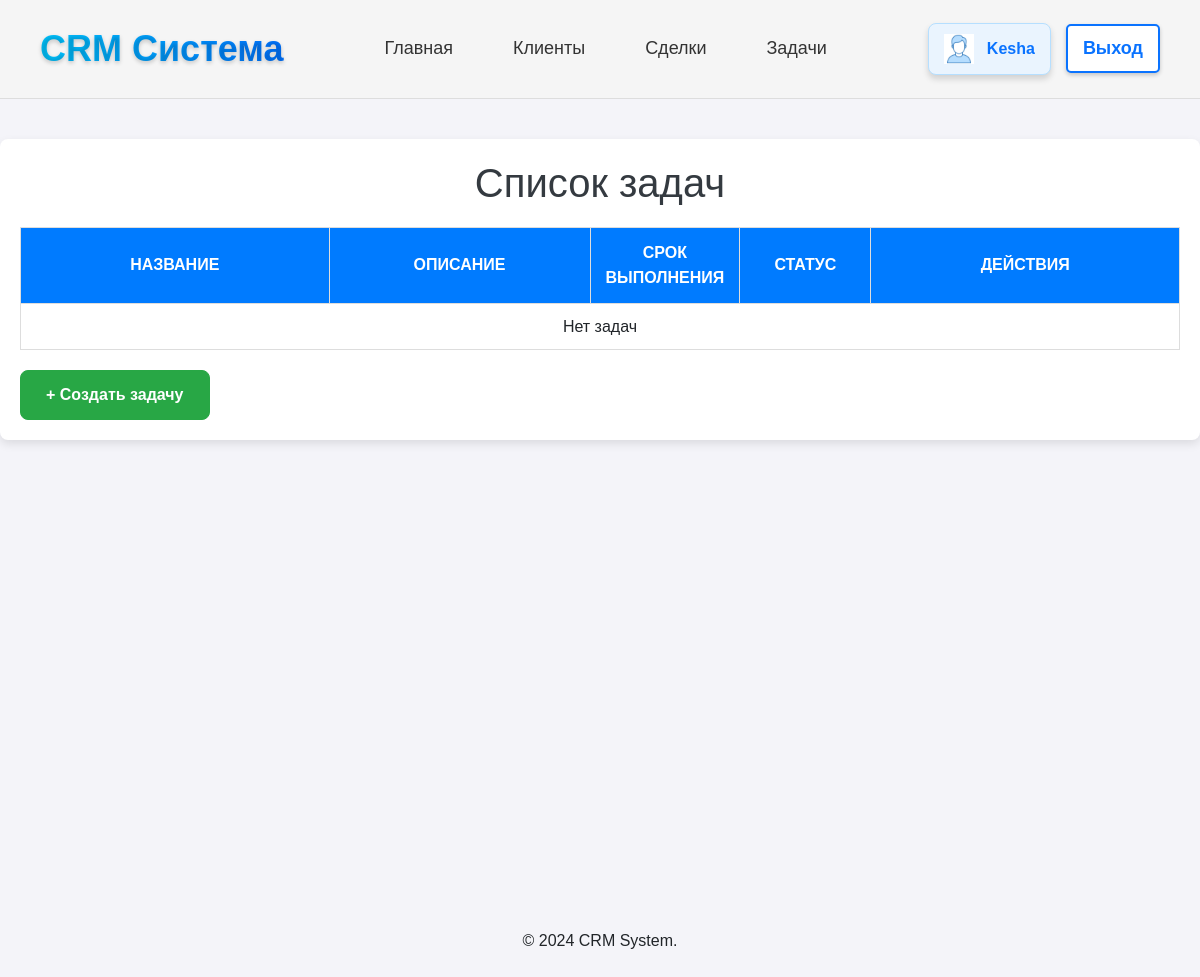
The app's page /task/ (signed in), older data.
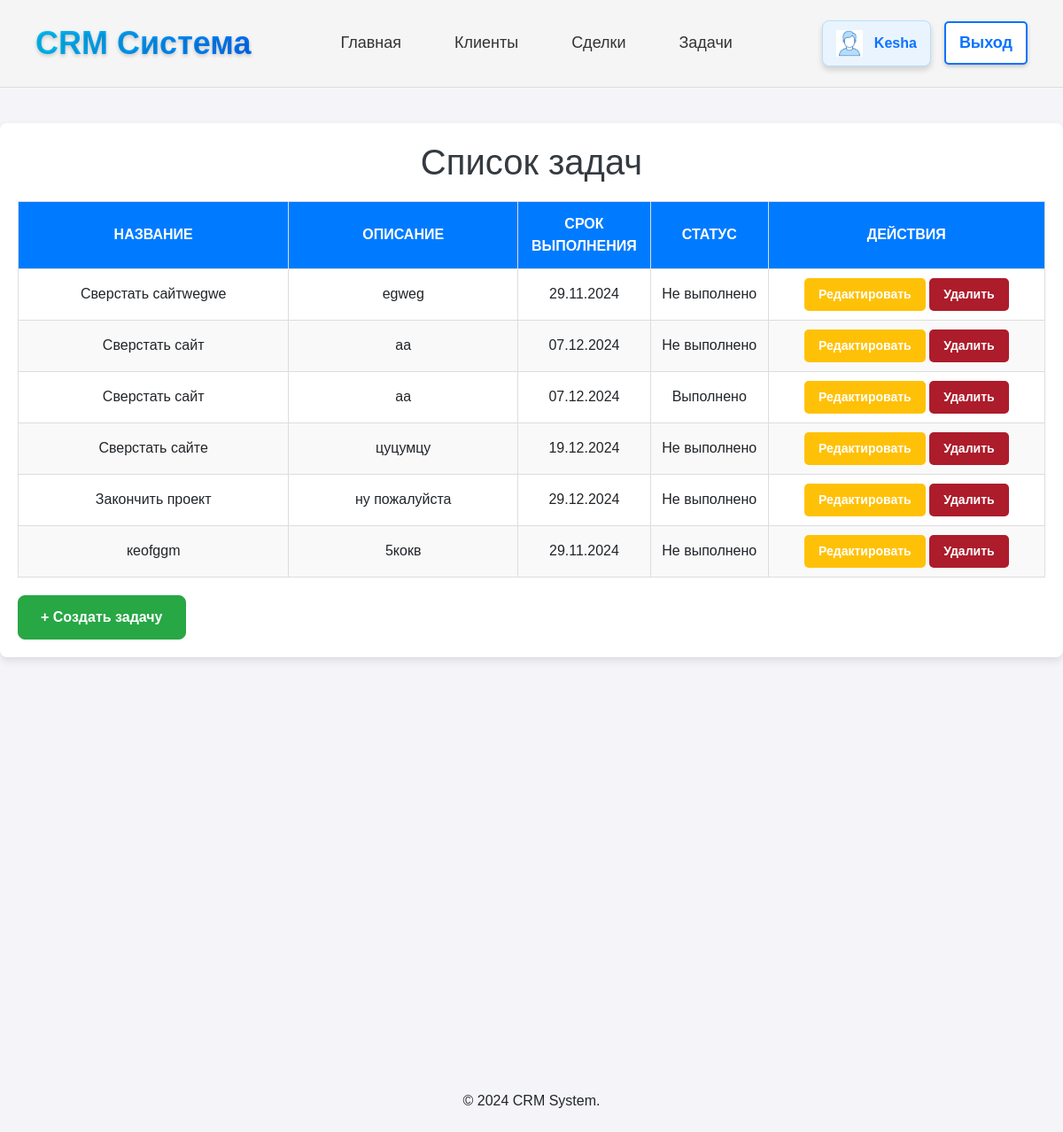
The same page, newer data.
### crm/models.py (models this page shows, shortened)
class Task(models.Model):
    title = models.CharField(default="", max_length=200, verbose_name="Название задачи")
    description = models.TextField(default="", blank=True, verbose_name="Описание")
    deadline = models.DateField( verbose_name="Срок выполнения")
    is_completed = models.BooleanField( verbose_name="Выполнена")

### crm/views.py (the view)
# urls.py: path('task/', views.task, name='task'),
def task(request):
    task = Task.objects.all()
    return render(request, 'crm/task.html', {'task': task})

### crm/templates/crm/task.html (shortened to what this page needs)
{% extends 'crm/base.html' %}
{% block content %}
<!DOCTYPE html>
<html lang="en">
<head>
</head>
<body>    <div class="container">
        <h1>Список задач</h1>
        <table>
            <thead>
                <tr>
                    <th>Название</th>
                    <th>Описание</th>
                    <th>Срок выполнения</th>
                    <th>Статус</th>
                    <th>Действия</th>
                </tr>
            </thead>
            <tbody>
                {% for task in task %}
                <tr>
                    <td>{{ task.title }}</td>
                    <td>{{ task.description }}</td>
                    <td>{{ task.deadline|date:"d.m.Y" }}</td>
                    <td>
                        {% if task.is_completed %}
                        Выполнено
                        {% else %}
                        Не выполнено
                        {% endif %}
                    </td>
                    <td>
                        <a href="{% url 'edit_task' task.id %}" class="btn btn-warning btn-sm">Редактировать</a>
                        <a href="{% url 'delete_task' task.id %}" onclick="return confirm('Вы уверены?');" class="btn btn-danger btn-sm">Удалить</a>
                    </td>
                </tr>
                {% empty %}
                <tr>
                    <td colspan="5" class="no-tasks">Нет задач</td>
                </tr>
                {% endfor %}
            </tbody>
        </table>
        <a href="{% url 'add_task' %}" class="btn btn-success mt-3">+ Создать задачу</a>
    </div>
</body>
</html>
{% endblock %}

Row changes from the older to the newer data that the page shows:
added Task: title "Сверстать сайтwegwe", description "egweg", deadline "29.11.2024", is_completed "Не выполнено"
added Task: title "Сверстать сайт", description "aa", deadline "07.12.2024", is_completed "Не выполнено"
added Task: title "Сверстать сайт", description "aa", deadline "07.12.2024", is_completed "Выполнено"
added Task: title "Сверстать сайтe", description "цуцумцу", deadline "19.12.2024", is_completed "Не выполнено"
added Task: title "Закончить проект", description "ну пожалуйста", deadline "29.12.2024", is_completed "Не выполнено"
added Task: title "кеоfggm", description "5кокв", deadline "29.11.2024", is_completed "Не выполнено"
Text that changed along with them:
text no longer shown: "Нет задач"
